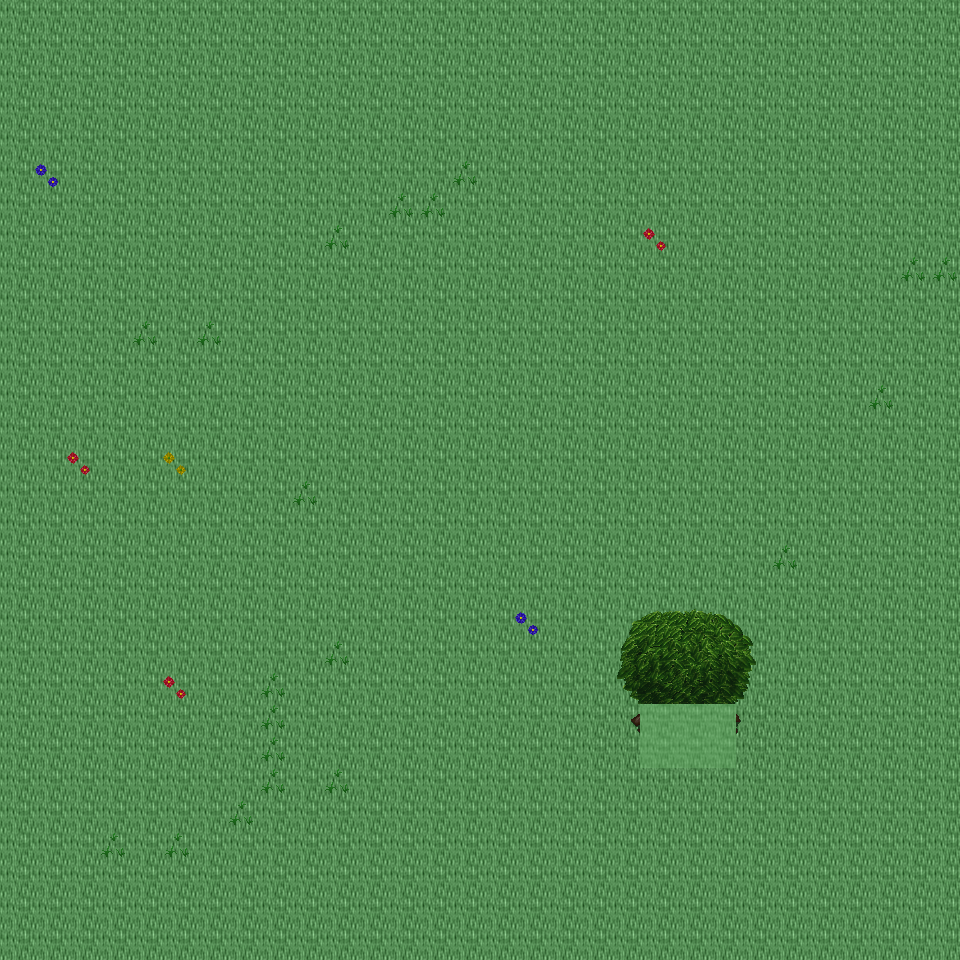

This game map was drawn from its Tiled (.tmx) file and the tilesets committed beside it. A one-line description and the trimmed map source follow:
An orthogonal 30x30 tile map with 32x32 px tiles, 6 tile layers (Ground, Object, Object2, Above, ...), 16 tilesets and 3 objects (3x mapExit).

<map version="1.0" orientation="orthogonal" renderorder="right-down" width="30" height="30" tilewidth="32" tileheight="32" nextobjectid="4">
  <tileset firstgid="1" name="tileset_ground_ground" tilewidth="32" tileheight="32" tilecount="33" columns="3">
    <image source="../drawable/tileset_ground_ground.png" width="96" height="352" />
  </tileset>
  <tileset firstgid="34" name="tileset_ground_ridge_earth_dark" tilewidth="32" tileheight="32" tilecount="96" columns="12">
    <image source="../drawable/tileset_ground_ridge_earth_dark.png" width="384" height="256" />
  </tileset>
  <tileset firstgid="130" name="tileset_ground_earth_edges" tilewidth="32" tileheight="32" tilecount="18" columns="6">
    <image source="../drawable/tileset_ground_earth_edges.png" width="192" height="96" />
  </tileset>
  <tileset firstgid="148" name="tileset_ground_rock_pebbles" tilewidth="32" tileheight="32" tilecount="3" columns="1">
    <image source="../drawable/tileset_ground_rock_pebbles.png" width="32" height="96" />
  </tileset>
  <tileset firstgid="151" name="tileset_plant_grasses" tilewidth="32" tileheight="32" tilecount="6" columns="3">
    <image source="../drawable/tileset_plant_grasses.png" width="96" height="64" />
  </tileset>
  <tileset firstgid="157" name="tileset_plant_flower_daisy_white" tilewidth="32" tileheight="32" tilecount="8" columns="2">
    <image source="../drawable/tileset_plant_flower_daisy_white.png" width="64" height="128" />
  </tileset>
  <tileset firstgid="165" name="tileset_plant_flower_daisy_blue" tilewidth="32" tileheight="32" tilecount="8" columns="2">
    <image source="../drawable/tileset_plant_flower_daisy_blue.png" width="64" height="128" />
  </tileset>
  <tileset firstgid="173" name="tileset_plant_flower_daisy_red" tilewidth="32" tileheight="32" tilecount="8" columns="2">
    <image source="../drawable/tileset_plant_flower_daisy_red.png" width="64" height="128" />
  </tileset>
  <tileset firstgid="181" name="tileset_plant_flower_daisy_yellow" tilewidth="32" tileheight="32" tilecount="8" columns="2">
    <image source="../drawable/tileset_plant_flower_daisy_yellow.png" width="64" height="128" />
  </tileset>
  <tileset firstgid="189" name="tileset_plant_tree_tree_green" tilewidth="32" tileheight="32" tilecount="80" columns="8">
    <image source="../drawable/tileset_plant_tree_tree_green.png" width="256" height="352" />
  </tileset>
  <tileset firstgid="269" name="tileset_logic_portal" tilewidth="32" tileheight="32" tilecount="24" columns="8">
    <image source="../drawable/tileset_logic_portal.png" width="256" height="96" />
  </tileset>
  <tileset firstgid="293" name="tileset_logic_collision" tilewidth="32" tileheight="32" tilecount="1" columns="1">
    <image source="../drawable/tileset_logic_collision.png" width="32" height="32" />
  </tileset>
  <tileset firstgid="294" name="tileset_furniture_chair_bench_wooden" tilewidth="32" tileheight="32" tilecount="8" columns="2">
    <image source="../drawable/tileset_furniture_chair_bench_wooden.png" width="64" height="128" />
  </tileset>
  <tileset firstgid="302" name="tileset_plant_stump_int_small_stump_2" tilewidth="32" tileheight="32" tilecount="1" columns="1">
    <image source="../drawable/tileset_plant_stump_int_small_stump_2.png" width="32" height="32" />
  </tileset>
  <tileset firstgid="303" name="tileset_object_well_hoist" tilewidth="32" tileheight="32" tilecount="9" columns="3">
    <image source="../drawable/tileset_object_well_hoist.png" width="96" height="96" />
  </tileset>
  <tileset firstgid="312" name="tileset_logic_creature_mutant" tilewidth="32" tileheight="32" tilecount="7" columns="7">
    <image source="../drawable/tileset_logic_creature_mutant.png" width="224" height="32" />
  </tileset>
  <layer name="Ground" width="30" height="30">
    <data>[900 cells, 900 non-empty, 1 distinct tile ids]</data>
  </layer>
  <layer name="Object" width="30" height="30">
    <data>[900 cells, 26 non-empty, 4 distinct tile ids]</data>
  </layer>
  <layer name="Object2" width="30" height="30">
    <data>[900 cells, 5 non-empty, 5 distinct tile ids]</data>
  </layer>
  <layer name="Above" width="30" height="30">
    <data>[900 cells, 18 non-empty, 18 distinct tile ids]</data>
  </layer>
  <layer name="Above2" width="30" height="30">
    <data>[900 cells, 0 non-empty, 0 distinct tile ids]</data>
  </layer>
  <layer name="Walkable" width="30" height="30">
    <data>[900 cells, 6 non-empty, 1 distinct tile ids]</data>
  </layer>
  <objectgroup name="MapEvents">
    <object id="1" name="south" type="mapExit" x="0" y="928" width="960" height="32">
      <properties>
        <property name="map" value="level_0_x88_y43" />
        <property name="x" value="0" />
        <property name="y" value="1" />
      </properties>
    </object>
    <object id="2" name="west" type="mapExit" x="0" y="0" width="32" height="960">
      <properties>
        <property name="map" value="level_0_x87_y42" />
        <property name="x" value="28" />
        <property name="y" value="0" />
      </properties>
    </object>
    <object id="3" name="east" type="mapExit" x="928" y="0" width="32" height="960">
      <properties>
        <property name="map" value="level_0_x89_y42" />
        <property name="x" value="1" />
        <property name="y" value="0" />
      </properties>
    </object>
  </objectgroup>
</map>
